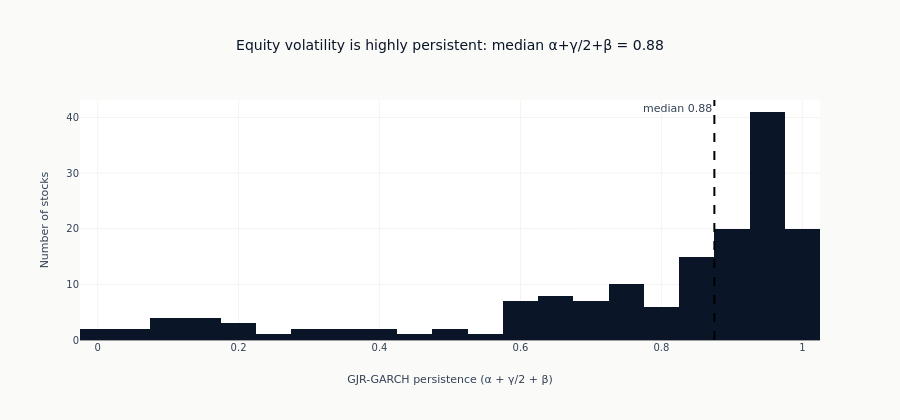

The notebook cell saved with this chart:
### Markdown cell above
The histogram below shows the fitted persistence ($\alpha + \gamma/2 + \beta$)
across the sampled stocks. The mass sits just below 1.0, the signature of
highly persistent equity volatility: shocks decay slowly, so a conditional-vol
forecast carries real information about tomorrow's variance.

### Code cell
if persist_df is not None and median_persist is not None:
    fig = go.Figure()
    fig.add_histogram(
        x=persist_df["persistence"].to_list(),
        marker_color=ml4t_palette(1)[0],
        nbinsx=30,
    )
    fig.add_vline(
        x=median_persist,
        line_width=2,
        line_dash="dash",
        line_color="black",
        annotation_text=f"median {median_persist:.2f}",
        annotation_position="top left",
    )
    fig.update_layout(
        title=f"Equity volatility is highly persistent: median α+γ/2+β = {median_persist:.2f}",
        xaxis_title="GJR-GARCH persistence (α + γ/2 + β)",
        yaxis_title="Number of stocks",
        height=420,
    )
    fig.show()

### Figure 1 — Plotly figure (JSON) as saved in the notebook; plotly's stock layout.template omitted (floating-point values rounded to 4 significant figures; data arrays with more than 128 entries replaced by an {"elided": "..."} marker saying what was removed)
{"data": [{"marker": {"color": "#0a1628"}, "nbinsx": 30, "type": "histogram", "x": {"elided": "160 float values"}}], "layout": {"annotations": [{"showarrow": false, "text": "median 0.88", "x": 0.8751, "xanchor": "right", "xref": "x", "y": 1, "yanchor": "top", "yref": "y domain"}], "height": 420, "shapes": [{"line": {"color": "black", "dash": "dash", "width": 2}, "type": "line", "x0": 0.8751, "x1": 0.8751, "xref": "x", "y0": 0, "y1": 1, "yref": "y domain"}], "title": {"text": "Equity volatility is highly persistent: median α+γ/2+β = 0.88"}, "xaxis": {"title": {"text": "GJR-GARCH persistence (α + γ/2 + β)"}}, "yaxis": {"title": {"text": "Number of stocks"}}}}
